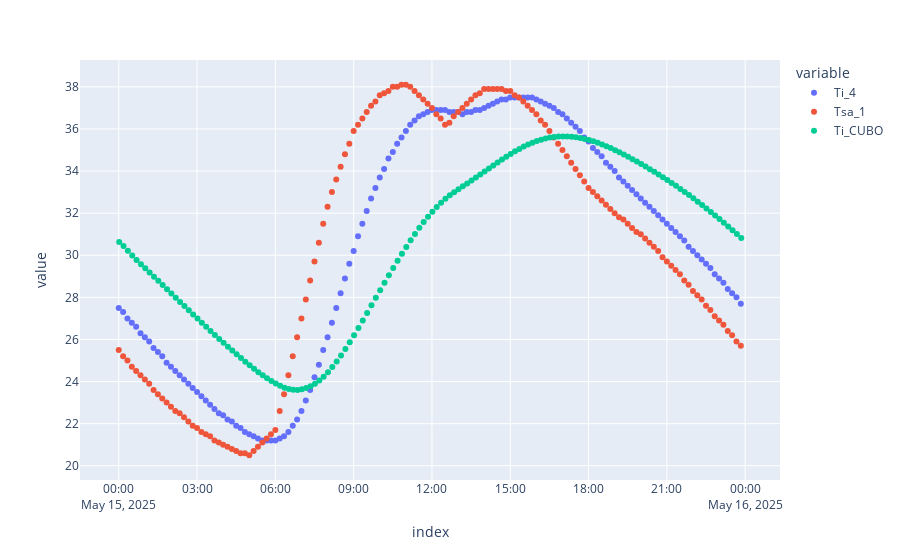

Notebook cell for this chart:
### Code cell
compara_ep_eh("../idf/10cmEPS.sql","Ti_4")

### Figure 1 — Plotly figure (JSON) as saved in the notebook; plotly's stock layout.template omitted (floating-point values rounded to 4 significant figures; data arrays with more than 128 entries replaced by an {"elided": "..."} marker saying what was removed)
{"data": [{"hovertemplate": "variable=Ti_4<br>index=%{x}<br>value=%{y}<extra></extra>", "legendgroup": "Ti_4", "marker": {"color": "#636efa", "symbol": "circle"}, "mode": "markers", "name": "Ti_4", "orientation": "v", "showlegend": true, "type": "scatter", "x": {"elided": "288 str values"}, "xaxis": "x", "y": {"elided": "288 float values"}, "yaxis": "y"}, {"hovertemplate": "variable=Tsa_1<br>index=%{x}<br>value=%{y}<extra></extra>", "legendgroup": "Tsa_1", "marker": {"color": "#EF553B", "symbol": "circle"}, "mode": "markers", "name": "Tsa_1", "orientation": "v", "showlegend": true, "type": "scatter", "x": {"elided": "288 str values"}, "xaxis": "x", "y": {"elided": "288 float values"}, "yaxis": "y"}, {"hovertemplate": "variable=Ti_CUBO<br>index=%{x}<br>value=%{y}<extra></extra>", "legendgroup": "Ti_CUBO", "marker": {"color": "#00cc96", "symbol": "circle"}, "mode": "markers", "name": "Ti_CUBO", "orientation": "v", "showlegend": true, "type": "scatter", "x": {"elided": "288 str values"}, "xaxis": "x", "y": {"elided": "288 float values"}, "yaxis": "y"}], "layout": {"legend": {"title": {"text": "variable"}, "tracegroupgap": 0}, "margin": {"t": 60}, "xaxis": {"anchor": "y", "domain": [0, 1], "title": {"text": "index"}}, "yaxis": {"anchor": "x", "domain": [0, 1], "title": {"text": "value"}}}}
